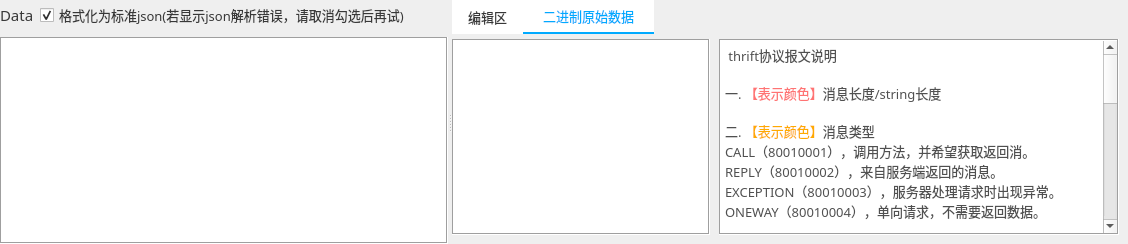
                    <widget class="QWidget" name="page">
                     <layout class="QHBoxLayout" name="horizontalLayout_15">
                      <property name="leftMargin">
                       <number>0</number>
                      </property>
                      <property name="topMargin">
                       <number>0</number>
                      </property>
                      <property name="rightMargin">
                       <number>0</number>
                      </property>
                      <property name="bottomMargin">
                       <number>0</number>
                      </property>
                      <item>
                       <widget class="QSplitter" name="splitter_4">
                        <property name="font">
                         <font>
                          <stylestrategy>PreferAntialias</stylestrategy>
                         </font>
                        </property>
                        <property name="orientation">
                         <enum>Qt::Horizontal</enum>
                        </property>
                        <widget class="QWidget" name="widget_2" native="true">
                         <property name="font">
                          <font>
                           <stylestrategy>PreferAntialias</stylestrategy>
                          </font>
                         </property>
                         <layout class="QVBoxLayout" name="verticalLayout_4">
                          <property name="spacing">
                           <number>7</number>
                          </property>
                          <property name="topMargin">
                           <number>0</number>
                          </property>
                          <item>
                           <widget class="QWidget" name="widget_4" native="true">
                            <property name="minimumSize">
                             <size>
                              <width>0</width>
                              <height>30</height>
                             </size>
                            </property>
                            <property name="styleSheet">
                             <string notr="true">color: rgb(56, 56, 56);</string>
                            </property>
                            <layout class="QHBoxLayout" name="horizontalLayout_16">
                             <property name="leftMargin">
                              <number>0</number>
                             </property>
                             <property name="topMargin">
                              <number>0</number>
                             </property>
                             <property name="rightMargin">
                              <number>0</number>
                             </property>
                             <property name="bottomMargin">
                              <number>0</number>
                             </property>
                             <item>
                              <widget class="QLabel" name="label_4">
                               <property name="font">
                                <font>
                                 <family>OPPOSans B</family>
                                 <pointsize>11</pointsize>
                                 <stylestrategy>PreferAntialias</stylestrategy>
                                </font>
                               </property>
                               <property name="text">
                                <string>Data</string>
                               </property>
                              </widget>
                             </item>
                             <item>
                              <widget class="QCheckBox" name="checkBox_show_json">
                               <property name="maximumSize">
                                <size>
                                 <width>16777215</width>
                                 <height>30</height>
                                </size>
                               </property>
                               <property name="font">
                                <font>
                                 <family>OPPOSans B</family>
                                 <pointsize>10</pointsize>
                                 <stylestrategy>PreferAntialias</stylestrategy>
                                </font>
                               </property>
                               <property name="styleSheet">
                                <string notr="true">color: rgb(56, 56, 56);</string>
                               </property>
                               <property name="text">
                                <string>格式化为标准json(若显示json解析错误，请取消勾选后再试)</string>
                               </property>
                               <property name="checked">
                                <bool>true</bool>
                               </property>
                              </widget>
                             </item>
                             <item>
                              <spacer name="horizontalSpacer_30">
                               <property name="orientation">
                                <enum>Qt::Horizontal</enum>
                               </property>
                               <property name="sizeHint" stdset="0">
                                <size>
                                 <width>40</width>
                                 <height>20</height>
                                </size>
                               </property>
                              </spacer>
                             </item>
                            </layout>
                           </widget>
                          </item>
                          <item>
                           <widget class="QTextEdit" name="textEdit_data">
                            <property name="font">
                             <font>
                              <family>Cascadia Code SemiBold</family>
                              <pointsize>11</pointsize>
                              <weight>7</weight>
                              <italic>false</italic>
                              <bold>false</bold>
                             </font>
                            </property>
                            <property name="styleSheet">
                             <string notr="true"/>
                            </property>
                            <property name="frameShape">
                             <enum>QFrame::Box</enum>
                            </property>
                            <property name="readOnly">
                             <bool>true</bool>
                            </property>
                            <property name="html">
                             <string>&lt;!DOCTYPE HTML PUBLIC &quot;-//W3C//DTD HTML 4.0//EN&quot; &quot;http://www.w3.org/TR/REC-html40/strict.dtd&quot;&gt;
&lt;html&gt;&lt;head&gt;&lt;meta name=&quot;qrichtext&quot; content=&quot;1&quot; /&gt;&lt;style type=&quot;text/css&quot;&gt;
p, li { white-space: pre-wrap; }
&lt;/style&gt;&lt;/head&gt;&lt;body style=&quot; font-family:'Cascadia Code SemiBold'; font-size:11pt; font-weight:56; font-style:normal;&quot;&gt;
&lt;p style=&quot;-qt-paragraph-type:empty; margin-top:0px; margin-bottom:0px; margin-left:0px; margin-right:0px; -qt-block-indent:0; text-indent:0px; font-weight:400;&quot;&gt;&lt;br /&gt;&lt;/p&gt;&lt;/body&gt;&lt;/html&gt;</string>
                            </property>
                           </widget>
                          </item>
                         </layout>
                        </widget>
                        <widget class="QTabWidget" name="tabWidget_response">
                         <property name="font">
                          <font>
                           <family>OPPOSans B</family>
                           <pointsize>11</pointsize>
                           <weight>50</weight>
                           <bold>false</bold>
                           <underline>false</underline>
                           <stylestrategy>PreferAntialias</stylestrategy>
                          </font>
                         </property>
                         <property name="styleSheet">
                          <string notr="true">/*设置TabWidget中QTabBar的样式*/
QTabBar::tab{
    
	background-color: rgb(255, 255, 255);
	
	/*background-color: rgb(54, 81, 97);*/
	/*font-family:Consolas; */   /*设置tab中的文本的字体*/
	font-size:10pt;
	
	
	
	color: rgb(56, 56, 56);
	border-top-left-radius: 0px;    /*设置tab的边框的圆角（左上圆角）*/
	border-top-right-radius: 0px;    /*设置tab的边框的圆角（右上圆角）*/
	/*width:70px;*/
	padding: 5px;
	/*margin-right:0px;
	margin-left: 0px;*/
}
 
/*设置TabWidget中QTabBar的tab被选中时的样式*/
QTabBar::tab:selected{
	/*background-color: rgb(15, 15, 15);*/
	/*border-top:3px solid rgb(108, 117, 125, 65); */
	border-bottom:2px solid rgb(0, 170, 255); 
	color: rgb(0, 170, 255);
}
 
/*设置TabWidget中鼠标悬浮在QTabBar的tab上，但未选中该Tab的样式*/
QTabBar::tab:hover:!selected {
	/*border-bottom:2px solid rgb(0, 170, 255); */
	color: rgb(0, 170, 255);
}
 
/*设置TabWidget的边框的样式*/
QTabWidget::pane {
    border-top:0px solid rgb(108, 117, 125, 65); 
}
 

QTabBar::close-button{ 
	
	border-image: url(:/lib/icon-close4.png);
}

QTabBar::close-button:selected{
	border-image: url(:/lib/icon-close4.png);
}


QTabBar::close-button:hover{
	border-image: url(:/lib/icon-close42.png);
}


/*当打开多个tab，右侧出现，点击后，可以向前向后的按钮的样式*/
QTabBar QToolButton {
    border: none;
	color: rgb(255, 206, 6);
    background-color: rgba(100, 117, 125, 0);
}
 
QTabBar QToolButton:hover {
	background-color: rgba(100, 117, 125, 0);
}</string>
                         </property>
                         <property name="currentIndex">
                          <number>1</number>
                         </property>
                         <widget class="QWidget" name="tab_3">
                          <property name="sizePolicy">
                           <sizepolicy hsizetype="Expanding" vsizetype="Expanding">
                            <horstretch>0</horstretch>
                            <verstretch>0</verstretch>
                           </sizepolicy>
                          </property>
                          <property name="styleSheet">
                           <string notr="true"/>
                          </property>
                          <attribute name="title">
                           <string>  编辑区  </string>
                          </attribute>
                          <layout class="QVBoxLayout" name="verticalLayout_8">
                           <property name="spacing">
                            <number>0</number>
                           </property>
                           <property name="leftMargin">
                            <number>0</number>
                           </property>
                           <property name="topMargin">
                            <number>5</number>
                           </property>
                           <property name="rightMargin">
                            <number>9</number>
                           </property>
                           <property name="bottomMargin">
                            <number>9</number>
                           </property>
                           <item>
                            <widget class="QPlainTextEdit" name="plainTextEdit_edit">
                             <property name="font">
                              <font>
                               <family>Cascadia Code SemiBold</family>
                               <pointsize>11</pointsize>
                               <stylestrategy>PreferAntialias</stylestrategy>
                              </font>
                             </property>
                             <property name="styleSheet">
                              <string notr="true">border: 1px solid rgba(199, 199, 199, 150);
border-radius: 2px;</string>
                             </property>
                             <property name="plainText">
                              <string>4611686027042922249</string>
                             </property>
                            </widget>
                           </item>
                          </layout>
                         </widget>
                         <widget class="QWidget" name="tab_source">
                          <property name="sizePolicy">
                           <sizepolicy hsizetype="Expanding" vsizetype="Expanding">
                            <horstretch>0</horstretch>
                            <verstretch>0</verstretch>
                           </sizepolicy>
                          </property>
                          <property name="font">
                           <font>
                            <family>OPPOSans B</family>
                            <pointsize>10</pointsize>
                            <stylestrategy>PreferAntialias</stylestrategy>
                           </font>
                          </property>
                          <attribute name="title">
                           <string>  二进制原始数据  </string>
                          </attribute>
                          <layout class="QHBoxLayout" name="horizontalLayout_12">
                           <property name="spacing">
                            <number>9</number>
                           </property>
                           <property name="leftMargin">
                            <number>0</number>
                           </property>
                           <property name="topMargin">
                            <number>5</number>
                           </property>
                           <property name="rightMargin">
                            <number>9</number>
                           </property>
                           <property name="bottomMargin">
                            <number>9</number>
                           </property>
                           <item>
                            <widget class="QTextEdit" name="textEdit">
                             <property name="font">
                              <font>
                               <family>Cascadia Code SemiBold</family>
                               <pointsize>11</pointsize>
                               <weight>7</weight>
                               <italic>false</italic>
                               <bold>false</bold>
                              </font>
                             </property>
                             <property name="cursor" stdset="0">
                              <cursorShape>ArrowCursor</cursorShape>
                             </property>
                             <property name="styleSheet">
                              <string notr="true"/>
                             </property>
                             <property name="frameShape">
                              <enum>QFrame::Box</enum>
                             </property>
                             <property name="readOnly">
                              <bool>true</bool>
                             </property>
                             <property name="html">
                              <string>&lt;!DOCTYPE HTML PUBLIC &quot;-//W3C//DTD HTML 4.0//EN&quot; &quot;http://www.w3.org/TR/REC-html40/strict.dtd&quot;&gt;
&lt;html&gt;&lt;head&gt;&lt;meta name=&quot;qrichtext&quot; content=&quot;1&quot; /&gt;&lt;style type=&quot;text/css&quot;&gt;
p, li { white-space: pre-wrap; }
&lt;/style&gt;&lt;/head&gt;&lt;body style=&quot; font-family:'Cascadia Code SemiBold'; font-size:11pt; font-weight:56; font-style:normal;&quot;&gt;
&lt;p style=&quot;-qt-paragraph-type:empty; margin-top:0px; margin-bottom:0px; margin-left:0px; margin-right:0px; -qt-block-indent:0; text-indent:0px; font-size:10pt; font-weight:24;&quot;&gt;&lt;br /&gt;&lt;/p&gt;&lt;/body&gt;&lt;/html&gt;</string>
                             </property>
                            </widget>
                           </item>
                           <item>
                            <widget class="QTextEdit" name="textEdit_info">
                             <property name="minimumSize">
                              <size>
                               <width>400</width>
                               <height>0</height>
                              </size>
                             </property>
                             <property name="maximumSize">
                              <size>
                               <width>400</width>
                               <height>16777215</height>
                              </size>
                             </property>
                             <property name="font">
                              <font>
                               <family>Cascadia Code SemiBold</family>
                               <pointsize>11</pointsize>
                               <weight>7</weight>
                               <italic>false</italic>
                               <bold>false</bold>
                              </font>
                             </property>
                             <property name="cursor" stdset="0">
                              <cursorShape>ArrowCursor</cursorShape>
                             </property>
                             <property name="styleSheet">
                              <string notr="true"/>
                             </property>
                             <property name="frameShape">
                              <enum>QFrame::Box</enum>
                             </property>
                             <property name="readOnly">
                              <bool>true</bool>
                             </property>
                             <property name="html">
                              <string>&lt;!DOCTYPE HTML PUBLIC &quot;-//W3C//DTD HTML 4.0//EN&quot; &quot;http://www.w3.org/TR/REC-html40/strict.dtd&quot;&gt;
&lt;html&gt;&lt;head&gt;&lt;meta name=&quot;qrichtext&quot; content=&quot;1&quot; /&gt;&lt;style type=&quot;text/css&quot;&gt;
p, li { white-space: pre-wrap; }
&lt;/style&gt;&lt;/head&gt;&lt;body style=&quot; font-family:'Cascadia Code SemiBold'; font-size:11pt; font-weight:56; font-style:normal;&quot;&gt;
&lt;p style=&quot; margin-top:0px; margin-bottom:0px; margin-left:0px; margin-right:0px; -qt-block-indent:0; text-indent:0px;&quot;&gt;&lt;span style=&quot; font-family:'OPPOSans B'; font-size:10pt; font-weight:400; color:#505050;&quot;&gt; thrift协议报文说明&lt;/span&gt;&lt;/p&gt;
&lt;p style=&quot;-qt-paragraph-type:empty; margin-top:0px; margin-bottom:0px; margin-left:0px; margin-right:0px; -qt-block-indent:0; text-indent:0px; font-family:'OPPOSans B'; font-size:10pt; font-weight:400; color:#505050;&quot;&gt;&lt;br /&gt;&lt;/p&gt;
&lt;p style=&quot; margin-top:0px; margin-bottom:0px; margin-left:0px; margin-right:0px; -qt-block-indent:0; text-indent:0px;&quot;&gt;&lt;span style=&quot; font-family:'OPPOSans B'; font-size:10pt; font-weight:400; color:#505050;&quot;&gt;一. &lt;/span&gt;&lt;span style=&quot; font-family:'OPPOSans B'; font-size:10pt; font-weight:400; color:#ff7373;&quot;&gt;【表示颜色】&lt;/span&gt;&lt;span style=&quot; font-family:'OPPOSans B'; font-size:10pt; font-weight:400; color:#505050;&quot;&gt;消息长度/string长度&lt;/span&gt;&lt;/p&gt;
&lt;p style=&quot;-qt-paragraph-type:empty; margin-top:0px; margin-bottom:0px; margin-left:0px; margin-right:0px; -qt-block-indent:0; text-indent:0px; font-family:'OPPOSans B'; font-size:10pt; font-weight:400; color:#505050;&quot;&gt;&lt;br /&gt;&lt;/p&gt;
&lt;p style=&quot; margin-top:0px; margin-bottom:0px; margin-left:0px; margin-right:0px; -qt-block-indent:0; text-indent:0px;&quot;&gt;&lt;span style=&quot; font-family:'OPPOSans B'; font-size:10pt; font-weight:400; color:#505050;&quot;&gt;二. &lt;/span&gt;&lt;span style=&quot; font-family:'OPPOSans B'; font-size:10pt; font-weight:400; color:#ffaa00;&quot;&gt;【表示颜色】&lt;/span&gt;&lt;span style=&quot; font-family:'OPPOSans B'; font-size:10pt; font-weight:400; color:#505050;&quot;&gt;消息类型&lt;/span&gt;&lt;/p&gt;
&lt;p style=&quot; margin-top:0px; margin-bottom:0px; margin-left:0px; margin-right:0px; -qt-block-indent:0; text-indent:0px;&quot;&gt;&lt;span style=&quot; font-family:'OPPOSans B'; font-size:10pt; font-weight:400; color:#505050;&quot;&gt;CALL（80010001），调用方法，并希望获取返回消。	&lt;/span&gt;&lt;/p&gt;
&lt;p style=&quot; margin-top:0px; margin-bottom:0px; margin-left:0px; margin-right:0px; -qt-block-indent:0; text-indent:0px;&quot;&gt;&lt;span style=&quot; font-family:'OPPOSans B'; font-size:10pt; font-weight:400; color:#505050;&quot;&gt;REPLY（80010002），来自服务端返回的消息。	&lt;/span&gt;&lt;/p&gt;
&lt;p style=&quot; margin-top:0px; margin-bottom:0px; margin-left:0px; margin-right:0px; -qt-block-indent:0; text-indent:0px;&quot;&gt;&lt;span style=&quot; font-family:'OPPOSans B'; font-size:10pt; font-weight:400; color:#505050;&quot;&gt;EXCEPTION（80010003），服务器处理请求时出现异常。	&lt;/span&gt;&lt;/p&gt;
&lt;p style=&quot; margin-top:0px; margin-bottom:0px; margin-left:0px; margin-right:0px; -qt-block-indent:0; text-indent:0px;&quot;&gt;&lt;span style=&quot; font-family:'OPPOSans B'; font-size:10pt; font-weight:400; color:#505050;&quot;&gt;ONEWAY（80010004），单向请求，不需要返回数据。&lt;/span&gt;&lt;/p&gt;
&lt;p style=&quot;-qt-paragraph-type:empty; margin-top:0px; margin-bottom:0px; margin-left:0px; margin-right:0px; -qt-block-indent:0; text-indent:0px; font-family:'OPPOSans B'; font-size:10pt; font-weight:400; color:#505050;&quot;&gt;&lt;br /&gt;&lt;/p&gt;
&lt;p style=&quot; margin-top:0px; margin-bottom:0px; margin-left:0px; margin-right:0px; -qt-block-indent:0; text-indent:0px;&quot;&gt;&lt;span style=&quot; font-family:'OPPOSans B'; font-size:10pt; font-weight:400; color:#505050;&quot;&gt;三.&lt;/span&gt;&lt;span style=&quot; font-family:'OPPOSans B'; font-size:10pt; font-weight:400; color:#ffaa82;&quot;&gt;【表示颜色】&lt;/span&gt;&lt;span style=&quot; font-family:'OPPOSans B'; font-size:10pt; font-weight:400; color:#505050;&quot;&gt;方法名长度&lt;/span&gt;&lt;/p&gt;
&lt;p style=&quot;-qt-paragraph-type:empty; margin-top:0px; margin-bottom:0px; margin-left:0px; margin-right:0px; -qt-block-indent:0; text-indent:0px; font-family:'OPPOSans B'; font-size:10pt; font-weight:400; color:#505050;&quot;&gt;&lt;br /&gt;&lt;/p&gt;
&lt;p style=&quot; margin-top:0px; margin-bottom:0px; margin-left:0px; margin-right:0px; -qt-block-indent:0; text-indent:0px;&quot;&gt;&lt;span style=&quot; font-family:'OPPOSans B'; font-size:10pt; font-weight:400; color:#505050;&quot;&gt;四.【表示颜色】方法名&lt;/span&gt;&lt;/p&gt;
&lt;p style=&quot;-qt-paragraph-type:empty; margin-top:0px; margin-bottom:0px; margin-left:0px; margin-right:0px; -qt-block-indent:0; text-indent:0px; font-family:'OPPOSans B'; font-size:10pt; font-weight:400; color:#505050;&quot;&gt;&lt;br /&gt;&lt;/p&gt;
&lt;p style=&quot; margin-top:0px; margin-bottom:0px; margin-left:0px; margin-right:0px; -qt-block-indent:0; text-indent:0px;&quot;&gt;&lt;span style=&quot; font-family:'OPPOSans B'; font-size:10pt; font-weight:400; color:#505050;&quot;&gt;五.&lt;/span&gt;&lt;span style=&quot; font-family:'OPPOSans B'; font-size:10pt; font-weight:400; color:#55007f;&quot;&gt;【表示颜色】&lt;/span&gt;&lt;span style=&quot; font-family:'OPPOSans B'; font-size:10pt; font-weight:400; color:#505050;&quot;&gt;流水号&lt;/span&gt;&lt;/p&gt;
&lt;p style=&quot;-qt-paragraph-type:empty; margin-top:0px; margin-bottom:0px; margin-left:0px; margin-right:0px; -qt-block-indent:0; text-indent:0px; font-family:'OPPOSans B'; font-size:10pt; font-weight:400; color:#505050;&quot;&gt;&lt;br /&gt;&lt;/p&gt;
&lt;p style=&quot; margin-top:0px; margin-bottom:0px; margin-left:0px; margin-right:0px; -qt-block-indent:0; text-indent:0px;&quot;&gt;&lt;span style=&quot; font-family:'OPPOSans B'; font-size:10pt; font-weight:400; color:#505050;&quot;&gt;六. 数据类型&lt;/span&gt;&lt;/p&gt;
&lt;p style=&quot; margin-top:0px; margin-bottom:0px; margin-left:0px; margin-right:0px; -qt-block-indent:0; text-indent:0px;&quot;&gt;&lt;span style=&quot; font-family:'OPPOSans B'; font-size:10pt; font-weight:400; color:#005500;&quot;&gt;【表示颜色】&lt;/span&gt;&lt;span style=&quot; font-family:'OPPOSans B'; font-size:10pt; font-weight:400; color:#505050;&quot;&gt;bool类型（类型2）   &lt;/span&gt;&lt;/p&gt;
&lt;p style=&quot; margin-top:0px; margin-bottom:0px; margin-left:0px; margin-right:0px; -qt-block-indent:0; text-indent:0px;&quot;&gt;&lt;span style=&quot; font-family:'OPPOSans B'; font-size:10pt; font-weight:400; color:#500a0a;&quot;&gt;【表示颜色】&lt;/span&gt;&lt;span style=&quot; font-family:'OPPOSans B'; font-size:10pt; font-weight:400; color:#505050;&quot;&gt;byte类型（类型3）&lt;/span&gt;&lt;/p&gt;
&lt;p style=&quot; margin-top:0px; margin-bottom:0px; margin-left:0px; margin-right:0px; -qt-block-indent:0; text-indent:0px;&quot;&gt;&lt;span style=&quot; font-family:'OPPOSans B'; font-size:10pt; font-weight:400; color:#000082;&quot;&gt;【表示颜色】&lt;/span&gt;&lt;span style=&quot; font-family:'OPPOSans B'; font-size:10pt; font-weight:400; color:#505050;&quot;&gt;double类型（类型4）	&lt;/span&gt;&lt;/p&gt;
&lt;p style=&quot; margin-top:0px; margin-bottom:0px; margin-left:0px; margin-right:0px; -qt-block-indent:0; text-indent:0px;&quot;&gt;&lt;span style=&quot; font-family:'OPPOSans B'; font-size:10pt; font-weight:400; color:#00aaff;&quot;&gt;【表示颜色】&lt;/span&gt;&lt;span style=&quot; font-family:'OPPOSans B'; font-size:10pt; font-weight:400; color:#505050;&quot;&gt;i16类型（类型6）      &lt;/span&gt;&lt;/p&gt;
&lt;p style=&quot; margin-top:0px; margin-bottom:0px; margin-left:0px; margin-right:0px; -qt-block-indent:0; text-indent:0px;&quot;&gt;&lt;span style=&quot; font-family:'OPPOSans B'; font-size:10pt; font-weight:400; color:#ff00ff;&quot;&gt;【表示颜色】&lt;/span&gt;&lt;span style=&quot; font-family:'OPPOSans B'; font-size:10pt; font-weight:400; color:#505050;&quot;&gt;i32类型（类型8）&lt;/span&gt;&lt;/p&gt;
&lt;p style=&quot; margin-top:0px; margin-bottom:0px; margin-left:0px; margin-right:0px; -qt-block-indent:0; text-indent:0px;&quot;&gt;&lt;span style=&quot; font-family:'OPPOSans B'; font-size:10pt; font-weight:400; color:#00a096;&quot;&gt;【表示颜色】&lt;/span&gt;&lt;span style=&quot; font-family:'OPPOSans B'; font-size:10pt; font-weight:400; color:#505050;&quot;&gt;i64类型（类型10）    &lt;/span&gt;&lt;/p&gt;
&lt;p style=&quot; margin-top:0px; margin-bottom:0px; margin-left:0px; margin-right:0px; -qt-block-indent:0; text-indent:0px;&quot;&gt;&lt;span style=&quot; font-family:'OPPOSans B'; font-size:10pt; font-weight:400; color:#aaaa00;&quot;&gt;【表示颜色】&lt;/span&gt;&lt;span style=&quot; font-family:'OPPOSans B'; font-size:10pt; font-weight:400; color:#505050;&quot;&gt;string类型（类型11）&lt;/span&gt;&lt;/p&gt;
&lt;p style=&quot; margin-top:0px; margin-bottom:0px; margin-left:0px; margin-right:0px; -qt-block-indent:0; text-indent:0px;&quot;&gt;&lt;span style=&quot; font-family:'OPPOSans B'; font-size:10pt; font-weight:400; color:#0055ff;&quot;&gt;【表示颜色】&lt;/span&gt;&lt;span style=&quot; font-family:'OPPOSans B'; font-size:10pt; font-weight:400; color:#505050;&quot;&gt;struct类型（类型12）&lt;/span&gt;&lt;/p&gt;
&lt;p style=&quot; margin-top:0px; margin-bottom:0px; margin-left:0px; margin-right:0px; -qt-block-indent:0; text-indent:0px;&quot;&gt;&lt;span style=&quot; font-family:'OPPOSans B'; font-size:10pt; font-weight:400; color:#5500ff;&quot;&gt;【表示颜色】&lt;/span&gt;&lt;span style=&quot; font-family:'OPPOSans B'; font-size:10pt; font-weight:400; color:#505050;&quot;&gt;map类型（类型13）  &lt;/span&gt;&lt;/p&gt;
&lt;p style=&quot; margin-top:0px; margin-bottom:0px; margin-left:0px; margin-right:0px; -qt-block-indent:0; text-indent:0px;&quot;&gt;&lt;span style=&quot; font-family:'OPPOSans B'; font-size:10pt; font-weight:400; color:#ff7300;&quot;&gt;【表示颜色】&lt;/span&gt;&lt;span style=&quot; font-family:'OPPOSans B'; font-size:10pt; font-weight:400; color:#505050;&quot;&gt;set类型（类型14）&lt;/span&gt;&lt;/p&gt;
&lt;p style=&quot; margin-top:0px; margin-bottom:0px; margin-left:0px; margin-right:0px; -qt-block-indent:0; text-indent:0px;&quot;&gt;&lt;span style=&quot; font-family:'OPPOSans B'; font-size:10pt; font-weight:400; color:#55aa82;&quot;&gt;【表示颜色】&lt;/span&gt;&lt;span style=&quot; font-family:'OPPOSans B'; font-size:10pt; font-weight:400; color:#505050;&quot;&gt;list类型（类型15）&lt;/span&gt;&lt;/p&gt;
&lt;p style=&quot;-qt-paragraph-type:empty; margin-top:0px; margin-bottom:0px; margin-left:0px; margin-right:0px; -qt-block-indent:0; text-indent:0px; font-family:'OPPOSans B'; font-size:10pt; font-weight:400; color:#505050;&quot;&gt;&lt;br /&gt;&lt;/p&gt;
&lt;p style=&quot; margin-top:0px; margin-bottom:0px; margin-left:0px; margin-right:0px; -qt-block-indent:0; text-indent:0px;&quot;&gt;&lt;span style=&quot; font-family:'OPPOSans B'; font-size:10pt; font-weight:400; color:#505050;&quot;&gt;七. 其他&lt;/span&gt;&lt;/p&gt;
&lt;p style=&quot; margin-top:0px; margin-bottom:0px; margin-left:0px; margin-right:0px; -qt-block-indent:0; text-indent:0px;&quot;&gt;&lt;span style=&quot; font-family:'OPPOSans B'; font-size:10pt; font-weight:400; color:#00aa00;&quot;&gt;【表示颜色】&lt;/span&gt;&lt;span style=&quot; font-family:'OPPOSans B'; font-size:10pt; font-weight:400; color:#505050;&quot;&gt;字段序号&lt;/span&gt;&lt;/p&gt;
&lt;p style=&quot; margin-top:0px; margin-bottom:0px; margin-left:0px; margin-right:0px; -qt-block-indent:0; text-indent:0px;&quot;&gt;&lt;span style=&quot; font-family:'OPPOSans B'; font-size:10pt; font-weight:400; color:#000000;&quot;&gt;【表示颜色】&lt;/span&gt;&lt;span style=&quot; font-family:'OPPOSans B'; font-size:10pt; font-weight:400; color:#505050;&quot;&gt;结束符（00）&lt;/span&gt;&lt;/p&gt;
&lt;p style=&quot; margin-top:0px; margin-bottom:0px; margin-left:0px; margin-right:0px; -qt-block-indent:0; text-indent:0px;&quot;&gt;&lt;span style=&quot; font-family:'OPPOSans B'; font-size:10pt; font-weight:400; color:#ff0000;&quot;&gt;【表示颜色】&lt;/span&gt;&lt;span style=&quot; font-family:'OPPOSans B'; font-size:10pt; font-weight:400; color:#505050;&quot;&gt;值&lt;/span&gt;&lt;/p&gt;&lt;/body&gt;&lt;/html&gt;</string>
                             </property>
                             <property name="cursorWidth">
                              <number>2</number>
                             </property>
                            </widget>
                           </item>
                          </layout>
                         </widget>
                        </widget>
                       </widget>
                      </item>
                     </layout>
                    </widget>
